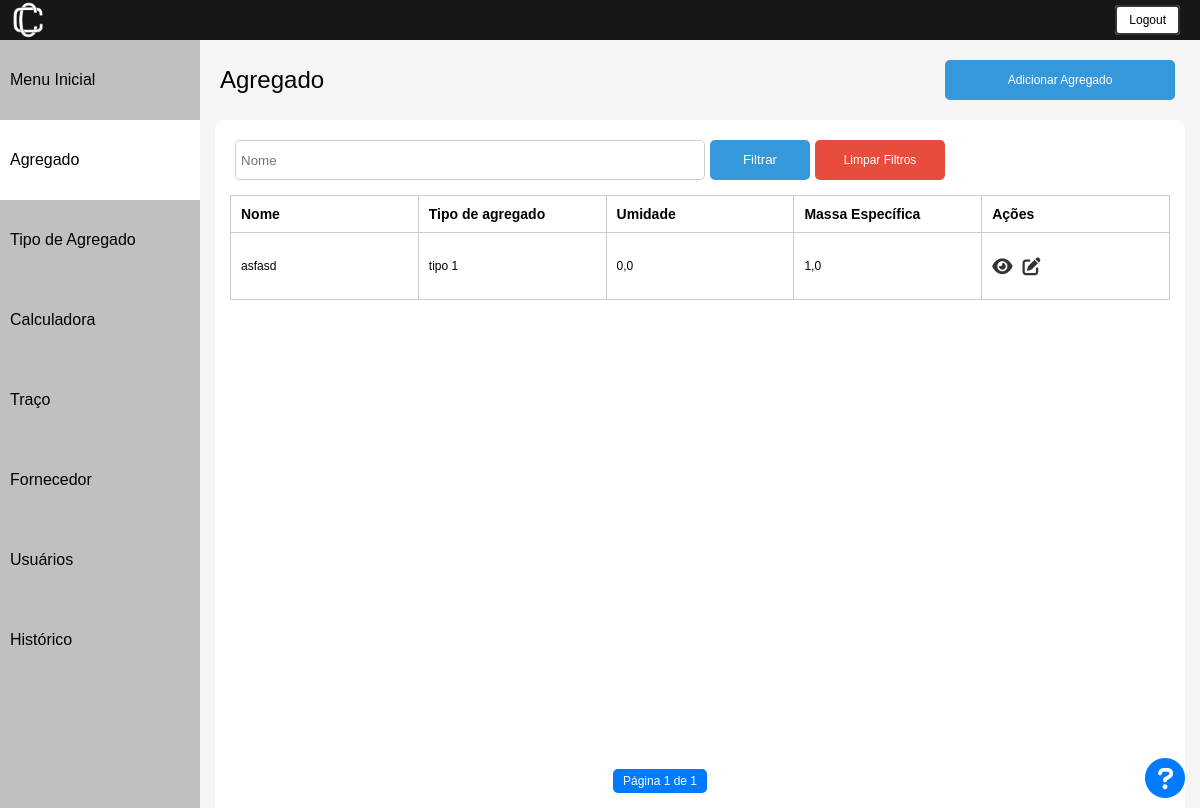
/agregados/ (signed in), run on the app's committed database.
### usuarios/models.py (models this page shows, shortened)
class Agregado(models.Model):
    nome = models.CharField(max_length=40, unique=True)
    pen_6_30_mm = models.FloatField()
    pen_4_80_mm = models.FloatField()
    pen_2_40_mm = models.FloatField()
    pen_1_20_mm = models.FloatField()
    pen_600_um = models.FloatField()
    pen_300_um = models.FloatField()
    pen_150_um = models.FloatField()
    pen_75_um = models.FloatField()
    fundo = models.FloatField()
    umidade = models.FloatField()
    massa_especifica = models.FloatField()
    is_deleted = models.BooleanField(default=False)
    num_modificacao = models.IntegerField(default=0)
    data_cadastro = models.DateTimeField(default=timezone.now)
    fk_usuario_id = models.IntegerField(null=False)
    fk_fornecedor_id = models.ForeignKey(Fornecedor, on_delete=models.CASCADE)
    fk_tipo_agregado_id = models.ForeignKey(TipoAgregado, on_delete=models.CASCADE)
    class Meta:
        db_table = "agregado"

class TipoAgregado(models.Model):
    nome = models.CharField(max_length=40, unique=True, null=False)
    data_cadastro = models.DateTimeField(default=timezone.now)
    class Meta:
        db_table = "tipo_agregado"
    def __str__(self):
        return self.nome

### usuarios/decorators.py (the view)
        def wrapper_func(request, *args, **kwargs):
            group = None
            if request.user.groups.exists():
                group = request.user.groups.all()[0].name
            if group in allowed_roles:
                return view_func(request, *args, **kwargs)
            else:
                return HttpResponseRedirect(reverse('error_page'))

### usuarios/scripts.py (called while the page is built)
def get_user_group(request):
    return request.user.groups.all()[0].name

### usuarios/views.py (called while the page is built)
@login_required
@allowed_users(allowed_roles=['Administrador', 'Editor'])
def listar_agregados(request):  # Renomeei a função para ser mais descritiva
    agregados = Agregado.objects.all().order_by(Lower('nome'))
    paginator = Paginator(agregados, itens_por_pagina)
    page_number = request.GET.get("page")
    exibir_data = False
    context = {
        'page_obj': paginator.get_page(page_number),
        'exibir_data': exibir_data,
        'user_group': get_user_group(request)
        }
    return render(request, 'agregado/index.html', context)

### usuarios/templates/agregado/index.html (shortened to what this page needs)
{% extends 'base.html' %}
{% load static %}
{% block content %}
<html lang="pt-br">
<head>
    <link rel="stylesheet" href="{% static 'css/listar.css' %}">
    <link rel="stylesheet" href="https://cdnjs.cloudflare.com/ajax/libs/font-awesome/5.15.4/css/all.min.css">
</head>
<body>
     {% include "utils/header.html" %}
    <div class="container">
        {% include "utils/sidebar.html" %}
        <div class="content">
            <div class="cadastrar_btn">
                <a class="nome-pagina">Agregado</a>
                <a href="{% url 'cadastrar_agregado' %}" class="btn_cadastrar">Adicionar Agregado</a>
            </div>
            <div class = 'all-content'>
                {% with filtro_url='filtrar_agregados' %}
                    {% include "utils/filtrar.html" %}
                {% endwith %}
                <div class="lista">
                    <table>
                        <thead>
                            <tr>
                                <th>Nome</th>
                                <th>Tipo de agregado</th>
                                <th>Umidade</th>
                                <th>Massa Específica</th>
                                <th>Ações</th>
                            </tr>
                        </thead>
                        <tbody>
                            {% for agregado in page_obj %}
                                <tr>
                                    <td>{{ agregado.nome }}</td>
                                    <td>{{ agregado.fk_tipo_agregado_id }}</td>
                                    <td>{{ agregado.umidade }}</td>
                                    <td>{{ agregado.massa_especifica }}</td>
                                    <td class="align-right">
                                        <div class="btn-action-container">
                                            <a href="{% url 'inspecionar_agregado' agregado.id %}" class="btn-action"><i class="fa fa-eye"></i></a>
                                            <a href="{% url 'editar_agregado' agregado.id %}" class="btn-action"><i class="fa fa-edit"></i></a>
                                        </div>
                                    </td>
                            </tr>
                            {% endfor %}
                        </tbody>
                    </table>
                    {% include "utils/paginador.html" %}
                    {% with duvidas_link='https://calconc.readthedocs.io/pt/latest/files/agregado/main.html' %}
                        {% include "utils/duvidas.html" %}
                    {% endwith %}
                </div>
            </div>
        </div>
    </div>
</body>
{% endblock %}

### usuarios/static/css/listar.css (style rules this page uses)
* { margin: 0; padding: 0; color: inherit; }
body { font-family: arial, helvetica, sans-serif; font-size: 12px; background: #F5F5F5; min-height: 100vh; }
.container { display: flex; min-height: 96%; max-height: 80vh; overflow-y: auto; }
.content { flex: 1; margin: 15px; }
.nome-pagina { text-align: left; font-size: 24px; }
.cadastrar_btn { display: flex; justify-content: space-between; align-items: center; padding: 5px; }
.btn_cadastrar { height: 40px; line-height: 40px; width: 200px; padding: 0px 15px; background-color: #3498db; color: #fff; border: none; border-radius: 5px; cursor: pointer; margin-right: 5px; text-decoration: none; display: flex; align-items: center; justify-content: center; }
.all-content { width: 100%; height:94%; background-color: white; border-radius: 10px; overflow: auto; margin-top: 15px; }
.lista { margin: 15px; }
.lista table { width: 100%; font-size: 14px; table-layout: fixed; border-collapse: collapse; border: 1px solid #ccc; }
.btn-action-container { display: flex; justify-content: left; gap: 10px; }
.btn-action { background: none; border: none; cursor: pointer; font-size: 18px; color: #333; padding: 0; transition: color 0.3s ease; }
.lista td { font-size: 12px; white-space: pre-line; width: 20%; }
.lista th, .lista td { padding: 10px; text-align: left; border: 1px solid #ccc; width: 18%; }

### data on the page
Agregado: nome "asfasd", fk_tipo_agregado_id "tipo 1", umidade "0,0", massa_especifica "1,0"

### other printed values
{{ page_obj.number }} "1"
{{ page_obj.paginator.num_pages }} "1"
